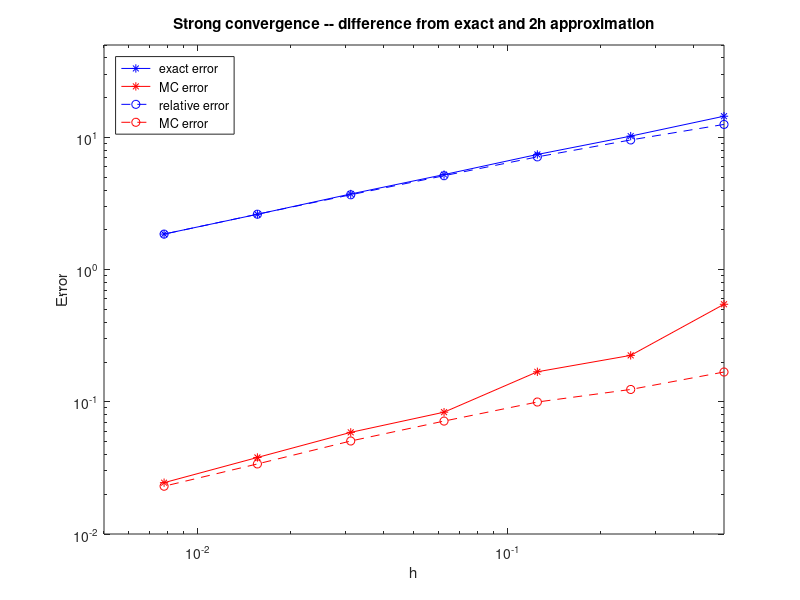

Here is the MATLAB script that generated this plot:
%
% Test strong convergence of Euler method
% for solving stochastic o.d.e.'s
%
% Test problem:   dS   = r*S dt + sig*S dW
% Exact solution: S(1) = S(0)*exp((lambda-0.5*sig^2)+sig*W(1))
%

clear all; close all
randn('state',0)

addpath('..')

%
% problem parameters
%

r   = 0.05; 
sig = 0.5; 
T   = 1; 
S0  = 100;

%
% Monte Carlo simulation comparing to 2h simulation
%

M  = 1e+5;   % total number of Monte Carlo paths
M2 = 1e+4;   % number of paths at a time 

for p = 1:7
  N = 2^p;
  h = T/N;

  sum1 = 0;
  sum2 = 0;
  sum3 = 0;
  sum4 = 0;

  for m = 1:M2:M
    m2 = min(M2,M-m+1); 

    S  = S0*ones(1,m2);
    S2 = S0*ones(1,m2);
    W  = 0;

    for n = 1:N/2
      dW1 = sqrt(h)*randn(1,m2);
      S  = S.*(1+r*h+sig*dW1);    
      dW2 = sqrt(h)*randn(1,m2);
      S  = S.*(1+r*h+sig*dW2);

      S2 = S2.*(1+r*2*h+sig*(dW1+dW2));

      W = W + dW1 + dW2;
    end

    Se = S0.*exp((r-0.5*sig^2)*T+sig*W);

    del  = (Se-S).^2;
    sum1 = sum1 + sum(del);
    sum2 = sum2 + sum(del.^2);

    del  = (S2-S).^2;
    sum3 = sum3 + sum(del);
    sum4 = sum4 + sum(del.^2);
  end

  hh(p)   = h;

  Vd = sum1/M;
  sd = sqrt((sum2/M - (sum1/M)^2)/(M-1));
  err1(p) = sqrt(Vd);
  err2(p) = (0.5/sqrt(Vd)) * 3*sd;

  Vd = sum3/M;
  sd = sqrt((sum4/M - (sum3/M)^2)/(M-1));
  err3(p) = sqrt(Vd);
  err4(p) = (0.5/sqrt(Vd)) * 3*sd;
end

figure; pos=get(gcf,'pos'); pos(3:4)=pos(3:4).*[0.8 0.8]; set(gcf,'pos',pos);
loglog(hh,abs(err1),'b-*',hh,err2,'r-*',hh,abs(err3),'b--o',hh,err4,'r--o')
title('Strong convergence -- difference from exact and 2h approximation')
xlabel('h'); ylabel('Error');
legend(' exact error',' MC error',' relative error',' MC error','Location','NorthWest')
axis([.005 0.5 0.01 50])
print('-deps2c','lec7c.eps')
